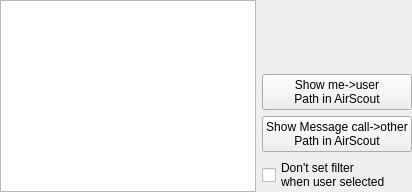
<?xml version="1.0" encoding="UTF-8"?>
<ui version="4.0">
 <class>planesFrame</class>
          <widget class="QFrame" name="planesFrame">
           <layout class="QHBoxLayout" name="horizontalLayout_8" stretch="3,1">
            <property name="leftMargin">
             <number>0</number>
            </property>
            <property name="topMargin">
             <number>0</number>
            </property>
            <property name="rightMargin">
             <number>0</number>
            </property>
            <property name="bottomMargin">
             <number>0</number>
            </property>
            <item>
             <widget class="QTableView" name="planesView">
              <property name="selectionBehavior">
               <enum>QAbstractItemView::SelectionBehavior::SelectRows</enum>
              </property>
              <property name="cornerButtonEnabled">
               <bool>false</bool>
              </property>
             </widget>
            </item>
            <item>
             <layout class="QVBoxLayout" name="verticalLayout_7">
              <item>
               <widget class="QLabel" name="planeslabel">
                <property name="text">
                 <string/>
                </property>
               </widget>
              </item>
              <item>
               <spacer name="verticalSpacer">
                <property name="orientation">
                 <enum>Qt::Orientation::Vertical</enum>
                </property>
                <property name="sizeHint" stdset="0">
                 <size>
                  <width>20</width>
                  <height>40</height>
                 </size>
                </property>
               </spacer>
              </item>
              <item>
               <widget class="QPushButton" name="showInAS">
                <property name="text">
                 <string>Show me-&gt;user
Path in AirScout</string>
                </property>
               </widget>
              </item>
              <item>
               <widget class="QPushButton" name="showMPath">
                <property name="text">
                 <string>Show Message call-&gt;other
Path in AirScout</string>
                </property>
               </widget>
              </item>
              <item>
               <widget class="QCheckBox" name="noSetCallcb">
                <property name="text">
                 <string>Don't set filter
when user selected</string>
                </property>
               </widget>
              </item>
             </layout>
            </item>
           </layout>
          </widget>

</ui>
